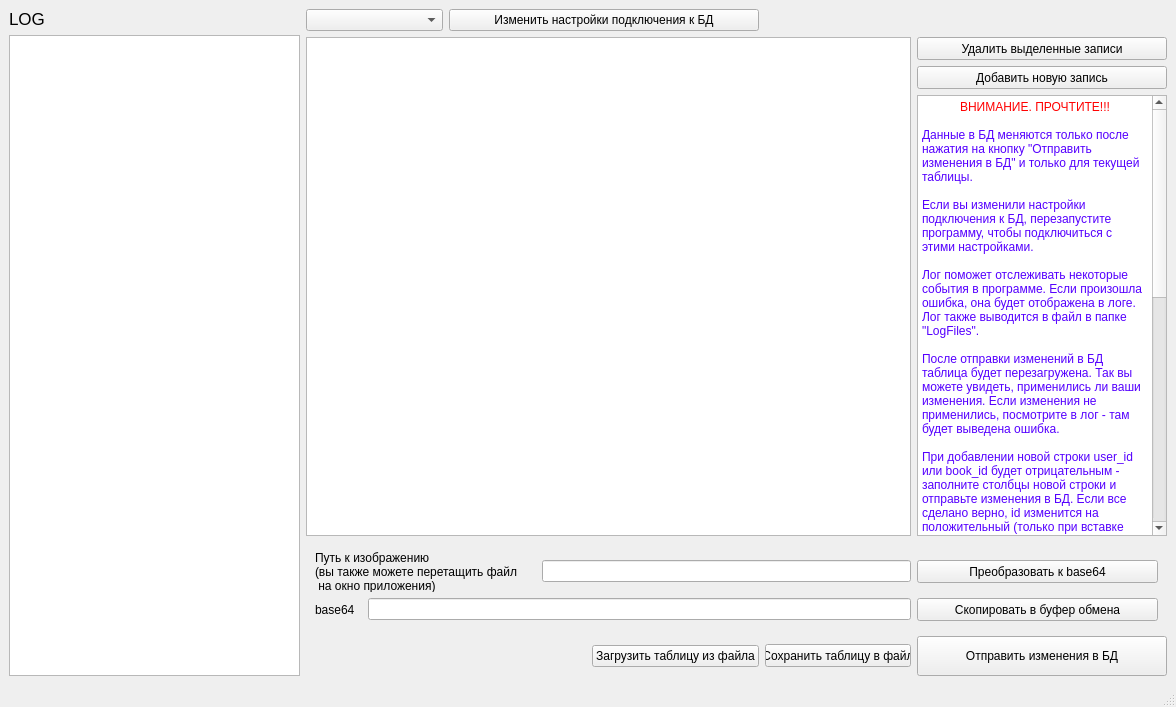
<?xml version="1.0" encoding="UTF-8"?>
<ui version="4.0">
 <class>MainWindow</class>
 <widget class="QMainWindow" name="MainWindow">
  <property name="geometry">
   <rect>
    <x>0</x>
    <y>0</y>
    <width>1176</width>
    <height>707</height>
   </rect>
  </property>
  <property name="windowTitle">
   <string>MainWindow</string>
  </property>
  <widget class="QWidget" name="centralwidget">
   <layout class="QGridLayout" name="gridLayout_4">
    <item row="0" column="0">
     <layout class="QVBoxLayout" name="verticalLayout_2">
      <item>
       <widget class="QLabel" name="label_3">
        <property name="font">
         <font>
          <pointsize>13</pointsize>
         </font>
        </property>
        <property name="text">
         <string>LOG</string>
        </property>
       </widget>
      </item>
      <item>
       <widget class="QTextEdit" name="logEdit">
        <property name="sizePolicy">
         <sizepolicy hsizetype="Preferred" vsizetype="Expanding">
          <horstretch>0</horstretch>
          <verstretch>0</verstretch>
         </sizepolicy>
        </property>
        <property name="minimumSize">
         <size>
          <width>291</width>
          <height>0</height>
         </size>
        </property>
        <property name="maximumSize">
         <size>
          <width>291</width>
          <height>16777215</height>
         </size>
        </property>
        <property name="readOnly">
         <bool>true</bool>
        </property>
       </widget>
      </item>
     </layout>
    </item>
    <item row="0" column="1">
     <layout class="QGridLayout" name="gridLayout_3">
      <item row="0" column="0">
       <widget class="QComboBox" name="tableName"/>
      </item>
      <item row="0" column="1" colspan="2">
       <widget class="QPushButton" name="changeConfigBtn">
        <property name="text">
         <string>Изменить настройки подключения к БД</string>
        </property>
       </widget>
      </item>
      <item row="0" column="3" colspan="2">
       <spacer name="horizontalSpacer">
        <property name="orientation">
         <enum>Qt::Horizontal</enum>
        </property>
        <property name="sizeHint" stdset="0">
         <size>
          <width>358</width>
          <height>20</height>
         </size>
        </property>
       </spacer>
      </item>
      <item row="1" column="0" rowspan="3" colspan="4">
       <widget class="QTableView" name="tableView">
        <property name="sizePolicy">
         <sizepolicy hsizetype="Preferred" vsizetype="Expanding">
          <horstretch>0</horstretch>
          <verstretch>0</verstretch>
         </sizepolicy>
        </property>
        <property name="minimumSize">
         <size>
          <width>601</width>
          <height>0</height>
         </size>
        </property>
       </widget>
      </item>
      <item row="1" column="4">
       <widget class="QPushButton" name="btnDeleteRows">
        <property name="minimumSize">
         <size>
          <width>250</width>
          <height>23</height>
         </size>
        </property>
        <property name="maximumSize">
         <size>
          <width>169</width>
          <height>23</height>
         </size>
        </property>
        <property name="text">
         <string>Удалить выделенные записи</string>
        </property>
       </widget>
      </item>
      <item row="2" column="4">
       <widget class="QPushButton" name="btnInsertRow">
        <property name="minimumSize">
         <size>
          <width>250</width>
          <height>23</height>
         </size>
        </property>
        <property name="maximumSize">
         <size>
          <width>169</width>
          <height>23</height>
         </size>
        </property>
        <property name="text">
         <string>Добавить новую запись</string>
        </property>
       </widget>
      </item>
      <item row="3" column="4">
       <widget class="QTextEdit" name="textEdit">
        <property name="minimumSize">
         <size>
          <width>250</width>
          <height>241</height>
         </size>
        </property>
        <property name="maximumSize">
         <size>
          <width>200</width>
          <height>16777215</height>
         </size>
        </property>
        <property name="lineWidth">
         <number>4</number>
        </property>
        <property name="readOnly">
         <bool>false</bool>
        </property>
        <property name="html">
         <string>&lt;!DOCTYPE HTML PUBLIC &quot;-//W3C//DTD HTML 4.0//EN&quot; &quot;http://www.w3.org/TR/REC-html40/strict.dtd&quot;&gt;
&lt;html&gt;&lt;head&gt;&lt;meta name=&quot;qrichtext&quot; content=&quot;1&quot; /&gt;&lt;style type=&quot;text/css&quot;&gt;
p, li { white-space: pre-wrap; }
&lt;/style&gt;&lt;/head&gt;&lt;body style=&quot; font-family:'MS Shell Dlg 2'; font-size:8.25pt; font-weight:400; font-style:normal;&quot;&gt;
&lt;p align=&quot;center&quot; style=&quot; margin-top:0px; margin-bottom:0px; margin-left:0px; margin-right:0px; -qt-block-indent:0; text-indent:0px;&quot;&gt;&lt;span style=&quot; font-size:9pt; color:#ff0000;&quot;&gt;ВНИМАНИЕ. ПРОЧТИТЕ!!!&lt;/span&gt;&lt;/p&gt;
&lt;p style=&quot;-qt-paragraph-type:empty; margin-top:0px; margin-bottom:0px; margin-left:0px; margin-right:0px; -qt-block-indent:0; text-indent:0px; font-size:9pt; color:#ff0000;&quot;&gt;&lt;br /&gt;&lt;/p&gt;
&lt;p style=&quot; margin-top:0px; margin-bottom:0px; margin-left:0px; margin-right:0px; -qt-block-indent:0; text-indent:0px;&quot;&gt;&lt;span style=&quot; font-size:9pt; color:#5500ff;&quot;&gt;Данные в БД меняются только после нажатия на кнопку &amp;quot;Отправить изменения в БД&amp;quot; и только для текущей таблицы.&lt;/span&gt;&lt;/p&gt;
&lt;p style=&quot;-qt-paragraph-type:empty; margin-top:0px; margin-bottom:0px; margin-left:0px; margin-right:0px; -qt-block-indent:0; text-indent:0px; font-size:9pt; color:#5500ff;&quot;&gt;&lt;br /&gt;&lt;/p&gt;
&lt;p style=&quot; margin-top:0px; margin-bottom:0px; margin-left:0px; margin-right:0px; -qt-block-indent:0; text-indent:0px;&quot;&gt;&lt;span style=&quot; font-size:9pt; color:#5500ff;&quot;&gt;Если вы изменили настройки подключения к БД, перезапустите программу, чтобы подключиться с этими настройками.&lt;/span&gt;&lt;/p&gt;
&lt;p style=&quot;-qt-paragraph-type:empty; margin-top:0px; margin-bottom:0px; margin-left:0px; margin-right:0px; -qt-block-indent:0; text-indent:0px; font-size:9pt; color:#5500ff;&quot;&gt;&lt;br /&gt;&lt;/p&gt;
&lt;p style=&quot; margin-top:0px; margin-bottom:0px; margin-left:0px; margin-right:0px; -qt-block-indent:0; text-indent:0px;&quot;&gt;&lt;span style=&quot; font-size:9pt; color:#5500ff;&quot;&gt;Лог поможет отслеживать некоторые события в программе. Если произошла ошибка, она будет отображена в логе. Лог также выводится в файл в папке &amp;quot;LogFiles&amp;quot;.&lt;/span&gt;&lt;/p&gt;
&lt;p style=&quot;-qt-paragraph-type:empty; margin-top:0px; margin-bottom:0px; margin-left:0px; margin-right:0px; -qt-block-indent:0; text-indent:0px; font-size:9pt; color:#5500ff;&quot;&gt;&lt;br /&gt;&lt;/p&gt;
&lt;p style=&quot; margin-top:0px; margin-bottom:0px; margin-left:0px; margin-right:0px; -qt-block-indent:0; text-indent:0px;&quot;&gt;&lt;span style=&quot; font-size:9pt; color:#5500ff;&quot;&gt;После отправки изменений в БД таблица будет перезагружена. Так вы можете увидеть, применились ли ваши изменения. Если изменения не применились, посмотрите в лог - там будет выведена ошибка.&lt;/span&gt;&lt;/p&gt;
&lt;p style=&quot;-qt-paragraph-type:empty; margin-top:0px; margin-bottom:0px; margin-left:0px; margin-right:0px; -qt-block-indent:0; text-indent:0px; font-size:9pt; color:#5500ff;&quot;&gt;&lt;br /&gt;&lt;/p&gt;
&lt;p style=&quot; margin-top:0px; margin-bottom:0px; margin-left:0px; margin-right:0px; -qt-block-indent:0; text-indent:0px;&quot;&gt;&lt;span style=&quot; font-size:9pt; color:#5500ff;&quot;&gt;При добавлении новой строки user_id или book_id будет отрицательным - заполните столбцы новой строки и отправьте изменения в БД. Если все сделано верно, id изменится на положительный (только при вставке записи в БД можно получить уникальный id).&lt;/span&gt;&lt;/p&gt;
&lt;p style=&quot;-qt-paragraph-type:empty; margin-top:0px; margin-bottom:0px; margin-left:0px; margin-right:0px; -qt-block-indent:0; text-indent:0px; font-size:9pt; color:#5500ff;&quot;&gt;&lt;br /&gt;&lt;/p&gt;
&lt;p align=&quot;center&quot; style=&quot; margin-top:0px; margin-bottom:0px; margin-left:0px; margin-right:0px; -qt-block-indent:0; text-indent:0px;&quot;&gt;&lt;span style=&quot; font-size:9pt; color:#ff0000;&quot;&gt;КАК ЗАГРУЗИТЬ КАРТИНКУ В БАЗУ ДАННЫХ&lt;/span&gt;&lt;/p&gt;
&lt;p style=&quot;-qt-paragraph-type:empty; margin-top:0px; margin-bottom:0px; margin-left:0px; margin-right:0px; -qt-block-indent:0; text-indent:0px; font-size:9pt; color:#5500ff;&quot;&gt;&lt;br /&gt;&lt;/p&gt;
&lt;p style=&quot; margin-top:0px; margin-bottom:0px; margin-left:0px; margin-right:0px; -qt-block-indent:0; text-indent:0px;&quot;&gt;&lt;span style=&quot; font-size:9pt; color:#5500ff;&quot;&gt;Перетащите изображение в формате png на окно приложения из проводника, чтобы получить путь к этому файлу. Нажмите &amp;quot;Преобразовать к base64&amp;quot;, чтобы получить строку в формате base64, описывающую файл. Нажмите &amp;quot;Скопировать в буфер обмена&amp;quot;. Вставьте в столбец photo в таблице books.&lt;/span&gt;&lt;/p&gt;
&lt;p style=&quot; margin-top:0px; margin-bottom:0px; margin-left:0px; margin-right:0px; -qt-block-indent:0; text-indent:0px;&quot;&gt;&lt;span style=&quot; font-size:9pt; color:#5500ff;&quot;&gt;Не забудьте отправить изменения в БД.&lt;/span&gt;&lt;/p&gt;
&lt;p style=&quot;-qt-paragraph-type:empty; margin-top:0px; margin-bottom:0px; margin-left:0px; margin-right:0px; -qt-block-indent:0; text-indent:0px; font-size:9pt; color:#5500ff;&quot;&gt;&lt;br /&gt;&lt;/p&gt;
&lt;p align=&quot;center&quot; style=&quot; margin-top:0px; margin-bottom:0px; margin-left:0px; margin-right:0px; -qt-block-indent:0; text-indent:0px;&quot;&gt;&lt;span style=&quot; font-size:9pt; color:#ff0000;&quot;&gt;СОХРАНЕНИЕ И ЗАГРУЗКА ТАБЛИЦЫ ИЗ ФАЙЛА&lt;/span&gt;&lt;/p&gt;
&lt;p style=&quot;-qt-paragraph-type:empty; margin-top:0px; margin-bottom:0px; margin-left:0px; margin-right:0px; -qt-block-indent:0; text-indent:0px; font-size:9pt; color:#ff0000;&quot;&gt;&lt;br /&gt;&lt;/p&gt;
&lt;p style=&quot;-qt-paragraph-type:empty; margin-top:0px; margin-bottom:0px; margin-left:0px; margin-right:0px; -qt-block-indent:0; text-indent:0px; font-size:9pt; color:#ff0000;&quot;&gt;&lt;br /&gt;&lt;/p&gt;
&lt;p style=&quot; margin-top:0px; margin-bottom:0px; margin-left:0px; margin-right:0px; -qt-block-indent:0; text-indent:0px;&quot;&gt;&lt;span style=&quot; font-size:9pt; color:#5500ff;&quot;&gt;Для сохранения текущей таблицы в файл нажмите &amp;quot;Сохранить таблицу в файл&amp;quot;. Файл создастся автоматически. Не меняйте содержимое файла! Название менять можно.&lt;/span&gt;&lt;/p&gt;
&lt;p style=&quot; margin-top:0px; margin-bottom:0px; margin-left:0px; margin-right:0px; -qt-block-indent:0; text-indent:0px;&quot;&gt;&lt;span style=&quot; font-size:9pt; color:#5500ff;&quot;&gt;Для загрузки таблицы из файла нажмите &amp;quot;Загрузить таблицу из файла&amp;quot; и выберите ранее сохраненный с помощью этой программы файл. После загрузки таблицы отредактируйте ее при необходимости в окне приложения. Затем нажмите &amp;quot;Отправить изменения в БД&amp;quot;. &lt;/span&gt;&lt;span style=&quot; font-size:9pt; font-weight:600; color:#000000;&quot;&gt;В этом случае текущие записи в БД будут заменены на данные, находящиеся в приложении.&lt;/span&gt;&lt;/p&gt;
&lt;p align=&quot;justify&quot; style=&quot;-qt-paragraph-type:empty; margin-top:0px; margin-bottom:0px; margin-left:0px; margin-right:0px; -qt-block-indent:0; text-indent:0px; font-size:9pt; color:#5500ff;&quot;&gt;&lt;br /&gt;&lt;/p&gt;&lt;/body&gt;&lt;/html&gt;</string>
        </property>
       </widget>
      </item>
      <item row="4" column="0" colspan="5">
       <widget class="QWidget" name="widget" native="true">
        <property name="maximumSize">
         <size>
          <width>16777215</width>
          <height>110</height>
         </size>
        </property>
        <layout class="QVBoxLayout" name="verticalLayout">
         <item>
          <layout class="QGridLayout" name="gridLayout">
           <item row="0" column="0">
            <widget class="QLabel" name="label">
             <property name="minimumSize">
              <size>
               <width>221</width>
               <height>41</height>
              </size>
             </property>
             <property name="maximumSize">
              <size>
               <width>221</width>
               <height>41</height>
              </size>
             </property>
             <property name="text">
              <string>Путь к изображению
(вы также можете перетащить файл
 на окно приложения)</string>
             </property>
            </widget>
           </item>
           <item row="0" column="1">
            <widget class="QLineEdit" name="pathLineEdit"/>
           </item>
           <item row="0" column="2">
            <widget class="QPushButton" name="btnToBase64">
             <property name="minimumSize">
              <size>
               <width>241</width>
               <height>23</height>
              </size>
             </property>
             <property name="maximumSize">
              <size>
               <width>241</width>
               <height>23</height>
              </size>
             </property>
             <property name="text">
              <string>Преобразовать к base64</string>
             </property>
            </widget>
           </item>
          </layout>
         </item>
         <item>
          <layout class="QGridLayout" name="gridLayout_2">
           <item row="0" column="0">
            <widget class="QLabel" name="label_4">
             <property name="minimumSize">
              <size>
               <width>47</width>
               <height>13</height>
              </size>
             </property>
             <property name="maximumSize">
              <size>
               <width>47</width>
               <height>13</height>
              </size>
             </property>
             <property name="text">
              <string>base64</string>
             </property>
            </widget>
           </item>
           <item row="0" column="2">
            <widget class="QPushButton" name="btnCopyToBuffer">
             <property name="minimumSize">
              <size>
               <width>241</width>
               <height>23</height>
              </size>
             </property>
             <property name="maximumSize">
              <size>
               <width>241</width>
               <height>23</height>
              </size>
             </property>
             <property name="text">
              <string>Скопировать в буфер обмена</string>
             </property>
            </widget>
           </item>
           <item row="0" column="1">
            <widget class="QLineEdit" name="base64LineEdit">
             <property name="readOnly">
              <bool>true</bool>
             </property>
            </widget>
           </item>
          </layout>
         </item>
        </layout>
       </widget>
      </item>
      <item row="5" column="0" colspan="2">
       <spacer name="horizontalSpacer_3">
        <property name="orientation">
         <enum>Qt::Horizontal</enum>
        </property>
        <property name="sizeHint" stdset="0">
         <size>
          <width>278</width>
          <height>20</height>
         </size>
        </property>
       </spacer>
      </item>
      <item row="5" column="2">
       <widget class="QPushButton" name="btnLoadTable">
        <property name="text">
         <string>Загрузить таблицу из файла</string>
        </property>
       </widget>
      </item>
      <item row="5" column="3">
       <widget class="QPushButton" name="btnSaveTable">
        <property name="sizePolicy">
         <sizepolicy hsizetype="Fixed" vsizetype="Fixed">
          <horstretch>0</horstretch>
          <verstretch>0</verstretch>
         </sizepolicy>
        </property>
        <property name="minimumSize">
         <size>
          <width>146</width>
          <height>23</height>
         </size>
        </property>
        <property name="maximumSize">
         <size>
          <width>146</width>
          <height>23</height>
         </size>
        </property>
        <property name="text">
         <string>Сохранить таблицу в файл</string>
        </property>
       </widget>
      </item>
      <item row="5" column="4">
       <widget class="QPushButton" name="btnUpdateTable">
        <property name="minimumSize">
         <size>
          <width>250</width>
          <height>40</height>
         </size>
        </property>
        <property name="maximumSize">
         <size>
          <width>200</width>
          <height>40</height>
         </size>
        </property>
        <property name="text">
         <string>Отправить изменения в БД</string>
        </property>
       </widget>
      </item>
     </layout>
    </item>
   </layout>
  </widget>
  <widget class="QMenuBar" name="menubar">
   <property name="geometry">
    <rect>
     <x>0</x>
     <y>0</y>
     <width>1176</width>
     <height>21</height>
    </rect>
   </property>
  </widget>
  <widget class="QStatusBar" name="statusbar"/>
 </widget>
 <resources/>
 <connections/>
</ui>
